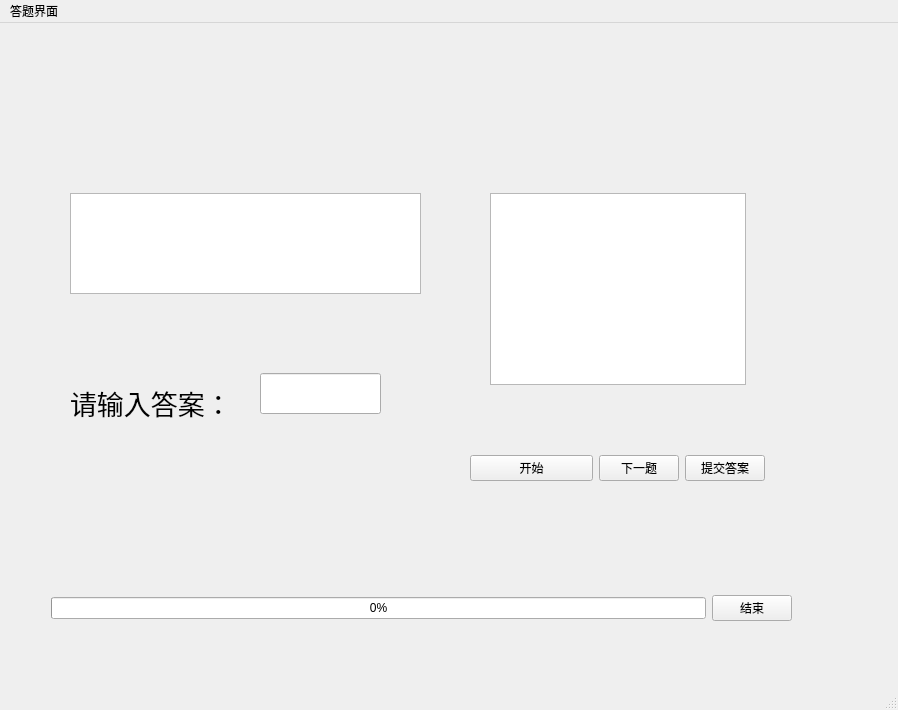
<?xml version="1.0" encoding="UTF-8"?>
<ui version="4.0">
 <class>MainWindow</class>
 <widget class="QMainWindow" name="MainWindow">
  <property name="geometry">
   <rect>
    <x>0</x>
    <y>0</y>
    <width>898</width>
    <height>710</height>
   </rect>
  </property>
  <property name="windowTitle">
   <string>MainWindow</string>
  </property>
  <widget class="QWidget" name="centralwidget">
   <widget class="QLabel" name="label">
    <property name="geometry">
     <rect>
      <x>70</x>
      <y>360</y>
      <width>198</width>
      <height>38</height>
     </rect>
    </property>
    <property name="text">
     <string>&lt;html&gt;&lt;head/&gt;&lt;body&gt;&lt;p&gt;&lt;span style=&quot; font-size:20pt;&quot;&gt;请输入答案：&lt;/span&gt;&lt;/p&gt;&lt;/body&gt;&lt;/html&gt;</string>
    </property>
   </widget>
   <widget class="QTextBrowser" name="textBrowser">
    <property name="geometry">
     <rect>
      <x>70</x>
      <y>170</y>
      <width>351</width>
      <height>101</height>
     </rect>
    </property>
   </widget>
   <widget class="QTextBrowser" name="textBrowser_2">
    <property name="geometry">
     <rect>
      <x>490</x>
      <y>170</y>
      <width>256</width>
      <height>192</height>
     </rect>
    </property>
    <property name="sizePolicy">
     <sizepolicy hsizetype="Preferred" vsizetype="Fixed">
      <horstretch>0</horstretch>
      <verstretch>0</verstretch>
     </sizepolicy>
    </property>
   </widget>
   <widget class="QLineEdit" name="lineEdit">
    <property name="geometry">
     <rect>
      <x>260</x>
      <y>350</y>
      <width>121</width>
      <height>41</height>
     </rect>
    </property>
   </widget>
   <widget class="QWidget" name="">
    <property name="geometry">
     <rect>
      <x>470</x>
      <y>430</y>
      <width>295</width>
      <height>30</height>
     </rect>
    </property>
    <layout class="QHBoxLayout" name="horizontalLayout">
     <item>
      <widget class="QPushButton" name="pushButton_3">
       <property name="text">
        <string>开始</string>
       </property>
      </widget>
     </item>
     <item>
      <widget class="QPushButton" name="pushButton">
       <property name="sizePolicy">
        <sizepolicy hsizetype="Fixed" vsizetype="Fixed">
         <horstretch>0</horstretch>
         <verstretch>0</verstretch>
        </sizepolicy>
       </property>
       <property name="text">
        <string>下一题</string>
       </property>
      </widget>
     </item>
     <item>
      <widget class="QPushButton" name="pushButton_2">
       <property name="sizePolicy">
        <sizepolicy hsizetype="Fixed" vsizetype="Fixed">
         <horstretch>0</horstretch>
         <verstretch>0</verstretch>
        </sizepolicy>
       </property>
       <property name="text">
        <string>提交答案</string>
       </property>
      </widget>
     </item>
    </layout>
   </widget>
   <widget class="QWidget" name="">
    <property name="geometry">
     <rect>
      <x>51</x>
      <y>570</y>
      <width>741</width>
      <height>30</height>
     </rect>
    </property>
    <layout class="QHBoxLayout" name="horizontalLayout_2">
     <item>
      <widget class="QProgressBar" name="progressBar">
       <property name="value">
        <number>0</number>
       </property>
      </widget>
     </item>
     <item>
      <widget class="QPushButton" name="pushButton_4">
       <property name="text">
        <string>结束</string>
       </property>
      </widget>
     </item>
    </layout>
   </widget>
  </widget>
  <widget class="QMenuBar" name="menubar">
   <property name="geometry">
    <rect>
     <x>0</x>
     <y>0</y>
     <width>898</width>
     <height>26</height>
    </rect>
   </property>
   <widget class="QMenu" name="menu">
    <property name="title">
     <string>答题界面</string>
    </property>
   </widget>
   <addaction name="menu"/>
  </widget>
  <widget class="QStatusBar" name="statusbar"/>
 </widget>
 <resources/>
 <connections>
  <connection>
   <sender>pushButton</sender>
   <signal>clicked()</signal>
   <receiver>MainWindow</receiver>
   <slot>NexQuestion()</slot>
   <hints>
    <hint type="sourcelabel">
     <x>626</x>
     <y>482</y>
    </hint>
    <hint type="destinationlabel">
     <x>529</x>
     <y>506</y>
    </hint>
   </hints>
  </connection>
  <connection>
   <sender>pushButton_2</sender>
   <signal>clicked()</signal>
   <receiver>MainWindow</receiver>
   <slot>WriteLog()</slot>
   <hints>
    <hint type="sourcelabel">
     <x>709</x>
     <y>467</y>
    </hint>
    <hint type="destinationlabel">
     <x>810</x>
     <y>490</y>
    </hint>
   </hints>
  </connection>
  <connection>
   <sender>pushButton_3</sender>
   <signal>clicked()</signal>
   <receiver>MainWindow</receiver>
   <slot>Start()</slot>
   <hints>
    <hint type="sourcelabel">
     <x>504</x>
     <y>464</y>
    </hint>
    <hint type="destinationlabel">
     <x>439</x>
     <y>406</y>
    </hint>
   </hints>
  </connection>
  <connection>
   <sender>progressBar</sender>
   <signal>valueChanged(int)</signal>
   <receiver>MainWindow</receiver>
   <slot>QuestionProcess()</slot>
   <hints>
    <hint type="sourcelabel">
     <x>276</x>
     <y>608</y>
    </hint>
    <hint type="destinationlabel">
     <x>262</x>
     <y>560</y>
    </hint>
   </hints>
  </connection>
  <connection>
   <sender>pushButton_4</sender>
   <signal>clicked()</signal>
   <receiver>MainWindow</receiver>
   <slot>End()</slot>
   <hints>
    <hint type="sourcelabel">
     <x>739</x>
     <y>604</y>
    </hint>
    <hint type="destinationlabel">
     <x>842</x>
     <y>567</y>
    </hint>
   </hints>
  </connection>
 </connections>
 <slots>
  <slot>WriteLog()</slot>
  <slot>NexQuestion()</slot>
  <slot>Start()</slot>
  <slot>QuestionProcess()</slot>
  <slot>End()</slot>
 </slots>
</ui>
